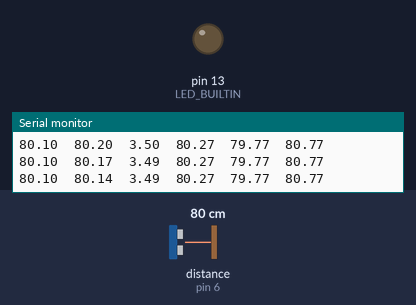
A sketch run on a simulated Arduino Uno, built with avr-gcc and run on an emulated ATmega328P. On the bench: output pins drawn as LEDs (lit = HIGH), the last lines printed to the serial monitor. Wiring (inferred from the names in the program): ultrasonic range finder: trigger pin 7; echo pin 6. Dashed ring = blinking. The test bench sets the inputs (shaded band); at power-on: distance to the obstacle (sensor on pin 6) 80 cm. The echo pulse lasts 58.3 µs per cm; pins used as bus, display or sensor lines are not drawn.

Above: at 1.2 s.
1.3 s: distance to the obstacle (sensor on pin 6) set to 4 cm
At 1.93 s:
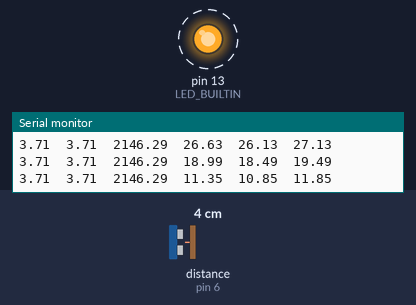
4.3 s: distance to the obstacle (sensor on pin 6) set to 2 cm
At 5.6 s:
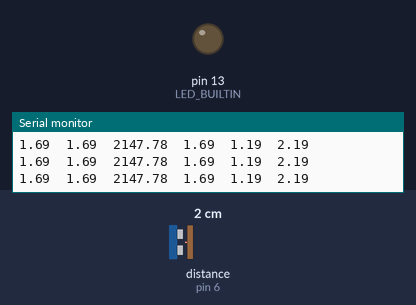
Timing chart, 0 to 7.3 s (numbered marks = the images above; inputs shaded):
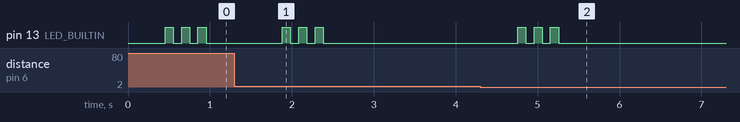

The sketch:

weighing-machine.ino
```cpp
// Macros
#define BUF_SIZE    10
#define DELAY_SIZE  5

#define EPSILON     0.5

// Trigger pin of ultrasonic sensor
const int in_ping = 7;

// Echo pin of ultrasonic sensor
const int in_echo = 6;

// Duration
long dt;

// Computed distance
double dx;

// Sliding buffer
struct bin_1 {
  // Array of values
  double window[BUF_SIZE];

  // Array of averages
  double avgs[BUF_SIZE];

  // Current index
  int index;

  // The average value
  double average;

  // The variance of the data
  double variance;

  double rep_avg;
} buf;

struct bin_2 {
  // Array
  double window[DELAY_SIZE];

  // Current index;
  int index;

  // Last replaced value
  double replaced;
} dff;

// Misc global variables
int count = 0;

bool alarmed = false;

// Setup
void setup()
{
  // Setup serial
  Serial.begin(9600);

  // Setup pins
  pinMode(in_ping, OUTPUT);
  pinMode(in_echo, INPUT);

  pinMode(LED_BUILTIN, OUTPUT);

  // Setup sliding average buffer
  for (int i = 0; i < BUF_SIZE; i++)
    buf.window[i] = 0.0;

  for (int i = 0; i < BUF_SIZE; i++)
    buf.avgs[i] = 0.0;

  buf.index = 0;

  buf.average = 0.0;
  buf.variance = 0.0;
  buf.rep_avg = 0.0;

  // Setup sliding delayed buffer
  for (int i = 0; i < BUF_SIZE; i++)
    dff.window[i] = 0.0;

  dff.index = 0;

  dff.replaced = 0.0;
}

void loop()
{
  // Get the data
  digitalWrite(in_ping, LOW);
  delayMicroseconds(5);
  digitalWrite(in_ping, HIGH);
  delayMicroseconds(5);
  digitalWrite(in_ping, LOW);

  dt = pulseIn(in_echo, HIGH);

  dx = (double) dt / 29.0 / 2.0;

  // Adjust the average buffer
  double tmp = buf.average;
  double pdx = buf.window[buf.index];

  // Serial.print("Pre-Variance: ");
  // Serial.println(buf.variance);

  buf.average += (dx - pdx)/BUF_SIZE;

  /*Serial.print("Delta: ");
  Serial.println(((dx - tmp) * (dx - buf.average) - (pdx - buf.rep_avg) * (pdx - buf.avgs[buf.index]))/(BUF_SIZE - 1));

  Serial.print("dx: ");
  Serial.println(dx);

  Serial.print("pdx: ");
  Serial.println(pdx);

  Serial.print("(dx - tmp) * (dx - buf.average): ");
  Serial.println((dx - tmp) * (dx - buf.average));

  Serial.print("(pdx - buf.rep_avg) * (pdx - buf.avgs[buf.index]): ");
  Serial.println((pdx - buf.rep_avg) * (pdx - buf.avgs[buf.index])); */

  if (count > BUF_SIZE)
    buf.variance += ((dx - tmp) * (dx - buf.average) - (pdx - buf.rep_avg) * (pdx - buf.avgs[buf.index]))/(BUF_SIZE - 1);
  else
    count++;

  buf.window[buf.index] = dx;
  buf.avgs[buf.index] = buf.average;
  buf.rep_avg = buf.window[buf.index];

  buf.index = (buf.index + 1) % BUF_SIZE;

  // Update the delay buffer
  dff.replaced = dff.window[dff.index];

  dff.window[dff.index] = buf.average;

  dff.index = (dff.index + 1) % DELAY_SIZE;

  // Updating the resting distance
  if (fabs(dff.replaced - buf.average) < EPSILON) {
    if (!alarmed) {
      alarmed = true;

      digitalWrite(LED_BUILTIN, HIGH);
      delay(100);
      digitalWrite(LED_BUILTIN, LOW);
      delay(100);

      digitalWrite(LED_BUILTIN, HIGH);
      delay(100);
      digitalWrite(LED_BUILTIN, LOW);
      delay(100);

      digitalWrite(LED_BUILTIN, HIGH);
      delay(100);
      digitalWrite(LED_BUILTIN, LOW);
    }
  } else {
    alarmed = false;
  }

  // Display data
  Serial.print(dx);
  Serial.print("\t");
  Serial.print(buf.average);
  Serial.print("\t");
  Serial.print(buf.variance);
  Serial.print("\t");
  Serial.print(dff.replaced);
  Serial.print("\t");
  Serial.print(dff.replaced - EPSILON);
  Serial.print("\t");
  Serial.println(dff.replaced + EPSILON);

  /*Serial.print("Post-Variance: ");
  Serial.print(buf.variance);

  Serial.println("\n=======================");

  delay(100);

  if (buf.variance > 10)
    exit(0); */
}
```

Measured:
- after the input at 1.3 s, pin 13 (LED_BUILTIN): alternates HIGH for 0.10 s and LOW for 0.10 s, 6 changes in all, then stays LOW, starting after 0.58 s
- after the input at 4.3 s, pin 13 (LED_BUILTIN): alternates HIGH for 0.10 s and LOW for 0.10 s, 6 changes in all, then stays LOW, starting after 0.46 s
- by itself, pin 13 (LED_BUILTIN): alternates HIGH for 0.10 s and LOW for 0.10 s
